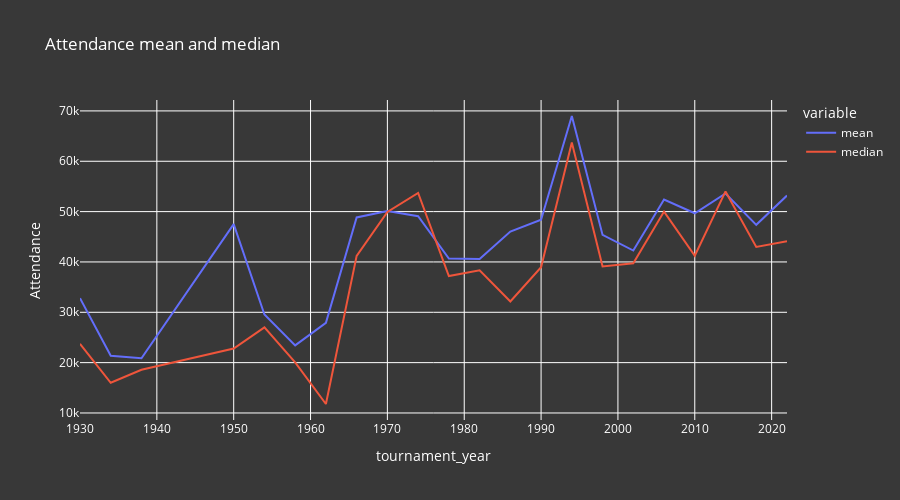

The notebook cell this image was saved under:
### Code cell
#we will plot attendance mean and median
a_1_fig = px.line(att_mean_median_df,x=att_mean_median_df.index,y=['mean','median'],
                  width=900,height=500,title='Attendance mean and median')
a_1_fig.update_yaxes(title_text='Attendance')
a_1_fig.update_layout(**layout_options)
a_1_fig.show()

### Figure 1 — Plotly figure (JSON) as saved in the notebook; plotly's stock layout.template omitted (floating-point values rounded to 4 significant figures)
{"data": [{"hovertemplate": "variable=mean<br>tournament_year=%{x}<br>value=%{y}<extra></extra>", "legendgroup": "mean", "line": {"color": "#636efa", "dash": "solid"}, "marker": {"symbol": "circle"}, "mode": "lines", "name": "mean", "orientation": "v", "showlegend": true, "type": "scatter", "x": [1930, 1934, 1938, 1950, 1954, 1958, 1962, 1966, 1970, 1974, 1978, 1982, 1986, 1990, 1994, 1998, 2002, 2006, 2010, 2014, 2018, 2022], "xaxis": "x", "y": [32810.0, 21350.0, 20870.0, 47510.0, 29560.0, 23420.0, 27910.0, 48850.0, 50120.0, 49100.0, 40680.0, 40570.0, 46040.0, 48390.0, 68990.0, 45370.0, 42270.0, 52380.0, 49670.0, 53590.0, 47370.0, 53190.0], "yaxis": "y"}, {"hovertemplate": "variable=median<br>tournament_year=%{x}<br>value=%{y}<extra></extra>", "legendgroup": "median", "line": {"color": "#EF553B", "dash": "solid"}, "marker": {"symbol": "circle"}, "mode": "lines", "name": "median", "orientation": "v", "showlegend": true, "type": "scatter", "x": [1930, 1934, 1938, 1950, 1954, 1958, 1962, 1966, 1970, 1974, 1978, 1982, 1986, 1990, 1994, 1998, 2002, 2006, 2010, 2014, 2018, 2022], "xaxis": "x", "y": [23734, 16000, 18570.0, 22800.0, 27000, 20055, 11780.0, 41220.0, 49926, 53700, 37203, 38350, 32140.0, 38970.0, 63749, 39100, 39720.0, 50000, 41234, 54010.0, 42991, 44093], "yaxis": "y"}], "layout": {"height": 500, "legend": {"font": {"color": "white"}, "title": {"text": "variable"}, "tracegroupgap": 0}, "paper_bgcolor": "#383838", "plot_bgcolor": "#383838", "title": {"font": {"color": "white"}, "text": "Attendance mean and median"}, "width": 900, "xaxis": {"anchor": "y", "color": "white", "domain": [0, 1], "title": {"text": "tournament_year"}}, "yaxis": {"anchor": "x", "color": "white", "domain": [0, 1], "title": {"text": "Attendance"}}}}
